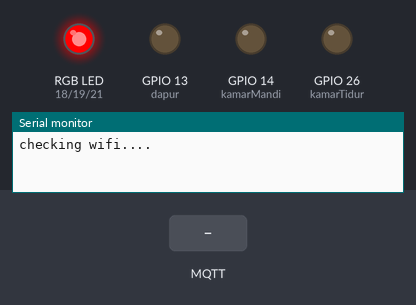
Bench run of a sketch on a simulated ESP32. Shown: an RGB LED mixed from three pins (HIGH = lit), output pins drawn as LEDs (lit = HIGH), the last lines printed to the serial monitor. The inputs (shaded band) are chosen by the test bench. WiFi joins after 1.5 s; servers stay silent unless stated; no MQTT or app messages arrive unless stated.

Above: at 0.1 s.
At 2.01 s:
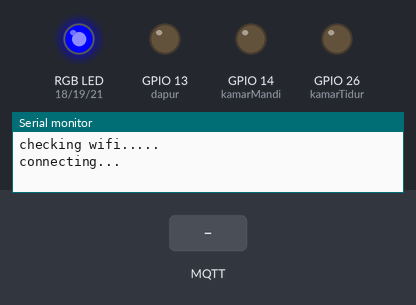
At 3.2 s:
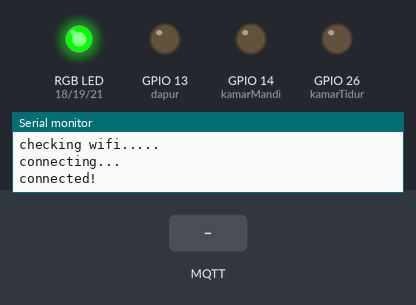
3.3 s: MQTT message "rumasama/dapur" arrives on the first subscribed topic
4.8 s: MQTT message "on" arrives on the first subscribed topic
6.3 s: MQTT message "rumasama/mandi" arrives on the first subscribed topic
Timing chart, 0 to 9.3 s (numbered marks = the images above; inputs shaded):
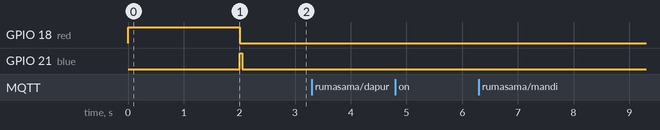

The sketch:

rumasama.ino
```cpp
#include <WiFi.h>
#include <MQTT.h>

#define dapur 13
#define kamarMandi 14
#define kamarTidur 26
#define red 18
#define green 19
#define blue 21

const char ssid[] = "XO";
const char pass[] = "kissmedontsayno";

WiFiClient net;
MQTTClient client;

void rgb(bool merah, bool hijau, bool biru){
  digitalWrite(red, merah);
  digitalWrite(green, hijau);
  digitalWrite(blue, biru);
}

void connect() {
  pinMode(dapur, OUTPUT);
  pinMode(kamarMandi, OUTPUT);
  pinMode(kamarTidur, OUTPUT);
  pinMode(red, OUTPUT);
  pinMode(green, OUTPUT);
  pinMode(blue, OUTPUT);

  Serial.print("checking wifi...");
  rgb(1,0,0);
  while (WiFi.status() != WL_CONNECTED) {
    Serial.print(".");
    delay(1000);
  }
  rgb(0,0,1);

  Serial.print("\nconnecting...");
  while (!client.connect("Pejuang Sertip")) {
    Serial.print(".");
    delay(1000);
  }

  Serial.println("\nconnected!");
  rgb(0,1,0);

  client.subscribe("rumasama/#");
  // client.unsubscribe("/hello");
}

void messageReceived(String &topic, String &payload) {
  Serial.println("incoming: " + topic + " - " + payload);
  if (topic == "rumasama/dapur") {
    if (payload == "on") {
      digitalWrite(dapur, 1);
    } else {
      digitalWrite(dapur, 0);
    }
  }

  if (topic == "rumasama/mandi") {
    if (payload == "on") {
      digitalWrite(kamarMandi, 1);
    } else {
      digitalWrite(kamarMandi, 0);
    }
  }

  if (topic == "rumasama/tidur") {
    if (payload == "on") {
      digitalWrite(kamarTidur, 1);
    } else {
      digitalWrite(kamarTidur, 0);
    }
  }
}

void setup() {
  Serial.begin(115200);
  WiFi.begin(ssid, pass);

  client.begin("broker.emqx.io", net);
  client.onMessage(messageReceived);

  connect();
}

void loop() {
  client.loop();
  delay(10);  // <- fixes some issues with WiFi stability

  if (!client.connected()) {
    connect();
  }
}
```
